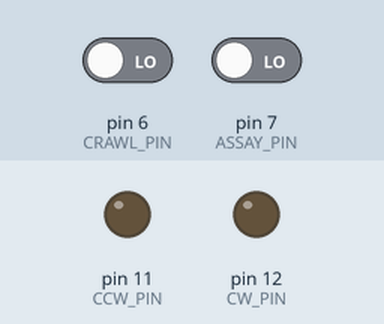
Recording of a sketch running on a simulated Arduino Uno, built with avr-gcc and run on an emulated ATmega328P. Parts: output pins drawn as LEDs (lit = HIGH). Dashed ring = blinking. Inputs (shaded band) come from the test bench; at power-on: pin 6 (CRAWL_PIN) LOW, pin 7 (ASSAY_PIN) LOW.

Above: at 1.2 s.
1.3 s: pin 6 (CRAWL_PIN) driven HIGH
At 2.11 s:
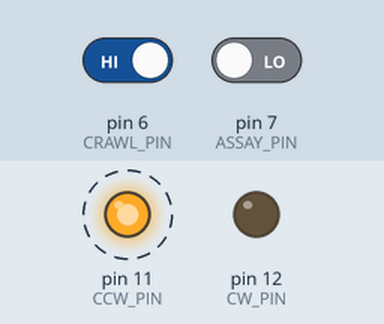
4.3 s: pin 7 (ASSAY_PIN) driven HIGH
At 5.2 s:
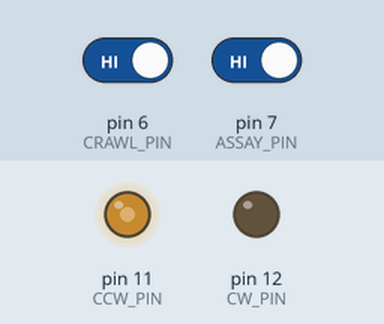
At 11.3 s:
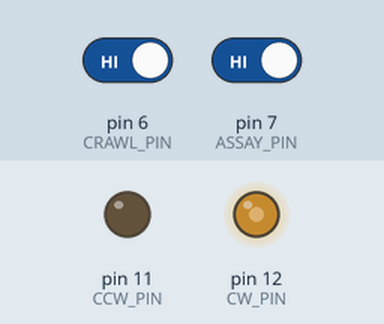
Timing chart, 0 to 36.6 s (numbered marks = the images above; inputs shaded):
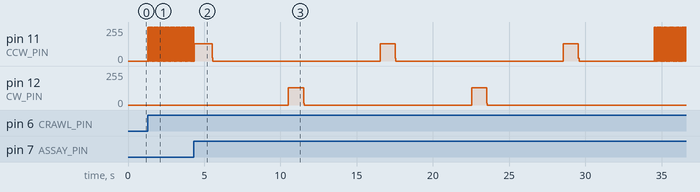

The sketch:

motor_drive.ino
```cpp
#include <math.h>
#include "MotorCommand.h"
#include "CellStruct.h"

#define CCW_PIN 11
#define CW_PIN 12
#define ASSAY_PIN 7
#define CRAWL_PIN 6

bool assaySwitch = false;
bool crawlSwitch = false;
CmdPtr crawlCmd = slowCCW(2);

void setup() {
  Serial.begin(9600);
  pinMode(CCW_PIN, OUTPUT);
  pinMode(CW_PIN, OUTPUT);
  pinMode(ASSAY_PIN, INPUT);
  pinMode(CRAWL_PIN, INPUT);
}

void loop() {
  assaySwitch = digitalRead(ASSAY_PIN) == HIGH;
  crawlSwitch = digitalRead(CRAWL_PIN) == HIGH;

  if (assaySwitch) {
    runAssay();
  } else if (crawlSwitch) {
    runMotor(crawlCmd);
  }
}

// delayInterval in microseconds
void doSteps(int pin, int steps, long delayInterval) {
  for (int i = 0; i < steps; ++i) {
    digitalWrite(pin, HIGH);
    delayMicroseconds(delayInterval);
    digitalWrite(pin, LOW);
    delayMicroseconds(delayInterval);
  }
}

void doCommand(CmdPtr c) {
  switch(c->dir) {
    case DIR_STATIONARY:
      delay(c->steps*1000);
      break;
    case DIR_CW:
      doSteps(CW_PIN, c->steps, 1000000.0/(c->motorSpeed)/2);
      break;
    case DIR_CCW:
      doSteps(CCW_PIN, c->steps, 1000000.0/(c->motorSpeed)/2);
      break;
  }
}

void runMotor(CmdPtr c) {
  traverseCommands(c, &doCommand);
}

void printSingleCommand(CmdPtr c) {
  Serial.print("Command(");
  Serial.print(c->motorSpeed);
  Serial.print(", ");
  Serial.print(c->steps);
  Serial.print(", ");
  Serial.print(c->dir);
  Serial.print(", ");
  Serial.print(c->flag);
  Serial.println(")");
}

void printCommand(CmdPtr c) {
  traverseCommands(c, &printSingleCommand);
}

void simpleTest() {
  CmdPtr c = fastCW(DEG_180);
  runMotor(c);
  dispose(c);
}

void combineTest() {
  CmdPtr c = combine(fastCW(DEG_180), combine(stationary(5), slowCCW(DEG_90)));
  runMotor(c);
  dispose(c);
}

void repeatTest() {
  CmdPtr c = repeat(5, combine(fastCW(DEG_90), slowCCW(DEG_45)));
  runMotor(c);
  dispose(c);
}

void timeRepeatTest() {
  CmdPtr c = repeatForSeconds(58, combine(fastCW(DEG_90), slowCCW(DEG_45)));
  runMotor(c);
  dispose(c);
}

void smoothTest() {
  CmdPtr c1 = combine(fastSmoothCW(DEG_180), stationary(3));
  runMotor(repeat(5, c1));
  dispose(c1);
}

void doTest() {
  smoothTest();
}

// create a cell cycle command. wiperDuration in seconds
CmdPtr makeCellCycle(int wiperDuration) {
  CmdPtr jerkAway =
    combine(fastSmoothCCW(DEG_30 + DEG_180),
            stationary(5));

  CmdPtr windshieldWiper =
    repeatForSeconds(wiperDuration,
      combine(fastCW(DEG_180),
      combine(stationary(5),
      combine(fastCCW(DEG_180),
              stationary(5)))));

  CmdPtr toNext =
    combine(slowCCW(DEG_90 + DEG_60),
            stationary(5));

  CmdPtr cellCycle =
    combine(jerkAway,
    combine(windshieldWiper,
            toNext));

  return cellCycle;
}

CmdPtr makeTransition(int offset) {
  return combine(slowCCW(offset), stationary(5));
}

void runAssay() {
  int assayLength = 4;
  Cell assay[] = {
    makeCell(  0, 100, 18),
    makeCell(140,  84, 18),
    makeCell(292,  92, 18),
    makeCell(440,  92, 60)
  };

  for (int i = 0; i < assayLength; ++i) {
    CmdPtr cycle = makeCellCycle(assay[i].duration);
    runMotor(combine(cycle, makeTransition(assay[i].length)));
    dispose(cycle);
  }

}
```

CellStruct.h
```cpp
#ifndef CELL_STRUCT_H
#define CELL_STRUCT_H

// Defines the operation for a cell.
// Cell::start and Cell::length defines the physical
// position of the cell around the cassette, starting at zero
// for the first cell, increasing in the clockwise direction,
// in steps.
//
// Cell::duration defines how long the mixing time is, in
// seconds.
typedef struct Cell {
  int start;
  int length;
  int duration;
} Cell;

Cell makeCell(int start, int length, int duration) {
  Cell c;
  c.start = start;
  c.length = length;
  c.duration = duration;
  return c;
}

#endif
```

MotorCommand.cpp
```cpp
#include "MotorCommand.h"
#include <math.h>

const double myPI = 3.141592653589793;

Command* createCommand(int speed, int steps, int dir) {
  Command* c = new Command();
  c->motorSpeed = speed;
  c->steps = steps;
  c->dir = dir;
  c->flag = 0;
  c->next = NULL;
  return c;
}

double continuousDerivativeAdjustment(double in) {
  return integralFactor * sin(myPI * in);
}

Command* fastCW(int steps) {
  return createCommand(SPEED_FAST, steps, DIR_CW);
}

Command* fastCCW(int steps) {
  return createCommand(SPEED_FAST, steps, DIR_CCW);
}

Command* slowCW(int steps) {
  return createCommand(SPEED_SLOW, steps, DIR_CW);
}

Command* slowCCW(int steps) {
  return createCommand(SPEED_SLOW, steps, DIR_CCW);
}

Command* stationary(int seconds) {
  return createCommand(1, seconds, DIR_STATIONARY);
}

Command* createSmoothSequence(int speed, int steps, int dir) {
  int section = 10;
  int sectionStep = steps / section;
  int remainder = steps % section;

  CmdPtr c = createCommand(round(speed * continuousDerivativeAdjustment(0.05)),
                           sectionStep,
                           dir);
  for (int s = 1; s < section; ++s) {
    combine(c, createCommand(round(speed * continuousDerivativeAdjustment(double(s)/section + 0.05)),
                             (s == 7) ? (sectionStep + remainder) : sectionStep,
                             dir));
  }
  return c;
}

Command* fastSmoothCW(int steps) {
  return createSmoothSequence(SPEED_FAST, steps, DIR_CW);
}

Command* fastSmoothCCW(int steps) {
  return createSmoothSequence(SPEED_FAST, steps, DIR_CCW);
}

Command* slowSmoothCW(int steps) {
  return createSmoothSequence(SPEED_SLOW, steps, DIR_CW);
}

Command* slowSmoothCCW(int steps) {
  return createSmoothSequence(SPEED_SLOW, steps, DIR_CCW);
}

Command* linearCW(int steps, int stepsPerSecond) {
  return createCommand(stepsPerSecond, steps, DIR_CW);
}

Command* linearCCW(int steps, int stepsPerSecond) {
  return createCommand(stepsPerSecond, steps, DIR_CCW);
}

Command* smoothCW(int steps, int stepsPerSecond) {
  return createSmoothSequence(stepsPerSecond, steps, DIR_CW);
}

Command* smoothCCW(int steps, int stepsPerSecond) {
  return createSmoothSequence(stepsPerSecond, steps, DIR_CCW);
}

Command* combine(Command* c1, Command* c2) {
  Command* c = c1;
  while (c->next != NULL) {
    c = c->next;
  }
  c->next = c2;
  return c1;
}

Command* repeat(int count, Command* c) {
  if (count < 2) {
    return c;
  } else {
    Command* initialCopy = copy(c);
    for (int i = 3; i <= count; ++i) {
      combine(initialCopy, copy(c));
    }
    combine(c, initialCopy);
  }
  return c;
}

Command* repeatForSeconds(int seconds, Command* c) {
  double commandDuration = 0;
  Command* curr = c;
  while (curr != NULL) {
    commandDuration += (curr->steps / curr->motorSpeed);
    curr = curr->next;
  }
  return repeat((((double)seconds) / commandDuration) + 1, c);
}

Command* copy(Command* c) {
  Command* c2 = new Command();
  c2->motorSpeed = c->motorSpeed;
  c2->steps = c->steps;
  c2->dir = c->dir;
  c2->flag = c->flag;

  if (c->next != NULL) {
    c2->next = copy(c->next);
  } else {
    c2->next = NULL;
  }
  return c2;
}

void dispose(Command* c) {
  if (c->next != NULL) {
    dispose(c->next);
  }
  delete c;
}

void traverseCommands(Command* commands, void (*executor)(Command*)) {
  Command* curr = commands;
  while(curr != NULL) {
    executor(curr);
    curr = curr->next;
  }
}

int chainLength(Command* c) {
  int count = 0;
  for (Command* current = c;
       current != NULL;
       current = current->next) {
    ++count;
  }
  return count;
}

int stepperPeriodForOmega(double omega) {
  return 1000 / (STEPS_REV * omega);
}
```

MotorCommand.h
```cpp
//
// Data structures and operations for defining the operation
// of a stepper motor. `Command` is the primitive data structure
// which can be composed together to form complex instructions.
//
// Pay attention to the length of the Command chain. The Arduino only
// has 2000 byte memory, and each Command object and its pointer
// takes 12 bytes.
//
// Consider the exact structure of the Command chain an implementation
// detail. Try not to access or modify the `next` pointer directly.
// Use the combinator functions instead. After passing a Command
// chain to the traverse function, assume that the structs are
// spent. Dispose of them, and build a new one.
//

#ifndef NULL
#define NULL 0
#endif

#ifndef MOTOR_COMMAND_H
#define MOTOR_COMMAND_H

const double STEPS_REV = 2000;
const double DEG_STEP  = 360.0 / STEPS_REV;

// The factor f is choosen such that for a given number
// of sections n,
//
//   1/f * 1/n * sum(1 ./ sin(pi * ((0.5/n):(1/n):(1-0.5/n)))) == 1.000
//
// This is to ensure that the smooth and linear
// version both have the same duration for
// a given number of steps.
//
// This factor corrects for two things:
// 1. The integral of sin(pi*x) for x = 0 to 1 != 1.0
// 2. The smooth arc is approximated by discrete linear sections
const double integralFactor = 2.428829482376077;

// Some convenient conversions between degrees around the
// cassette and motor steps, assuming 2000 motor steps per
// revolution.
const int DEG_360 = 2000;
const int DEG_180 = 1000;
const int DEG_90  = 500;
const int DEG_60  = 333;
const int DEG_45  = 250;
const int DEG_30  = 167;

// steps per second
const int SPEED_FAST = 1000;
const int SPEED_SLOW = 50;

const int DIR_CW         = 1;
const int DIR_CCW        = -1;
const int DIR_STATIONARY = 0;

typedef struct Command {
  // steps per second
  int motorSpeed;

  // number of steps to move
  int steps;

  // the direction to turn the shaft
  int dir;

  // special flags for unusual operations
  int flag;

  // the next Command to execute
  Command* next;

} Command;

typedef Command* CmdPtr;

// BEGIN Command factories

Command* fastCW(int steps);

Command* fastCCW(int steps);

Command* slowCW(int steps);

Command* slowCCW(int steps);

Command* stationary(int seconds);

Command* fastSmoothCW(int steps);

Command* fastSmoothCCW(int steps);

Command* slowSmoothCW(int steps);

Command* slowSmoothCCW(int steps);

Command* linearCW(int steps, int stepsPerSecond);

Command* linearCCW(int steps, int stepsPerSecond);

Command* smoothCW(int steps, int stepsPerSecond);

Command* smoothCCW(int steps, int stepsPerSecond);

// END Command factories

// BEGIN Command combinators

Command* combine(Command* c1, Command* c2);

Command* repeat(int count, Command* c);

Command* repeatForSeconds(int seconds, Command* c);

Command* copy(Command* c);

// END Command combinators

void dispose(Command* c);

void traverseCommands(Command* commands, void (*executor)(Command*));

int chainLength(Command* c);

// return stepper square wave period for this angular velocity in rad/sec
int stepperPeriodForOmega(double omega);

#endif
```

VirtualMotor.cpp
```cpp
#include <Arduino.h>
#include "VirtualMotor.h"

typedef struct {
  int runtime;
  int pos;
  double partialTime;
  int partialSteps;
} RunState;

RunState* RUNSTATE;

void showRunState() {
  Serial.print(RUNSTATE->runtime);
  Serial.print(": ");
  int offset = RUNSTATE->pos / 25 - 1;
  for (int i = 0; i < offset; ++i) {
    Serial.print(" ");
  }
  Serial.println("o");
}

void printState() {
  Serial.print(RUNSTATE->runtime);
  Serial.print(": ");
  Serial.println(RUNSTATE->pos);
}

void adjustPosition() {
  if (RUNSTATE->pos < 0) {
    RUNSTATE->pos = 2000 + RUNSTATE->pos;
  }
  if (RUNSTATE->pos > 2000) {
    RUNSTATE->pos = RUNSTATE->pos - 2000;
  }
}

void doSteps(int dir, int steps, int motorSpeed) {
  int remainingSteps = steps;

  // HEAD
  if ((RUNSTATE->partialTime + (double(steps) / motorSpeed)) > 1.0) {
    int headSteps = (1 - RUNSTATE->partialTime) * motorSpeed;
    RUNSTATE->pos += (headSteps*dir + RUNSTATE->partialSteps);
    RUNSTATE->runtime += 1;
    RUNSTATE->partialSteps = 0;
    RUNSTATE->partialTime = 0;
    remainingSteps -= headSteps;

    adjustPosition();
    showRunState();
  }

  // BODY
  int fullTime = remainingSteps / motorSpeed; // seconds
  int partialSteps = remainingSteps % motorSpeed;

  for (int t = 0; t < fullTime; ++t) {
    RUNSTATE->runtime += 1;
    RUNSTATE->pos += (dir * motorSpeed);
    adjustPosition();
    showRunState();
  }

  // TAIL
  RUNSTATE->partialTime += double(partialSteps) / motorSpeed;
  RUNSTATE->partialSteps += dir * partialSteps;
}


void doDelay(int seconds) {
  for (int t = 0; t < seconds; ++t) {
    RUNSTATE->runtime += 1;
    showRunState();
  }
}

void VM_doCommand(Command* c) {
  if (c->dir == DIR_STATIONARY) {
    doDelay(c->steps);
  } else if (c->dir == DIR_CW) {
    doSteps(1, c->steps, c->motorSpeed);
  } else {
    doSteps(-1, c->steps, c->motorSpeed);
  }
}

void runVirtualMotor(int initialPosition, Command* c) {

  Serial.println("Virtual Motor running");
  Serial.println("   |          '          '          '          |          '          '          '          |");
  RUNSTATE = new RunState();
  RUNSTATE->pos = initialPosition;
  RUNSTATE->runtime = 0;
  RUNSTATE->partialSteps = 0;
  RUNSTATE->partialTime = 0;

  showRunState();
  traverseCommands(c, &VM_doCommand);
  delete RUNSTATE;
}
```

VirtualMotor.h
```cpp
#ifndef VIRTUALMOTOR_H
#define VIRTUALMOTOR_H

#include "MotorCommand.h"

void runVirtualMotor(int initialPosition, Command* c);

#endif
```

Measured:
- after the input at 1.3 s, pin 11 (CCW_PIN): alternates 255/255 for 0.01 s and 0/255 for 0.01 s, starting at once
- after the input at 4.3 s, pin 12 (CW_PIN): 0/255 → 128/255 after 6.2 s, → 0/255 1.0 s later
